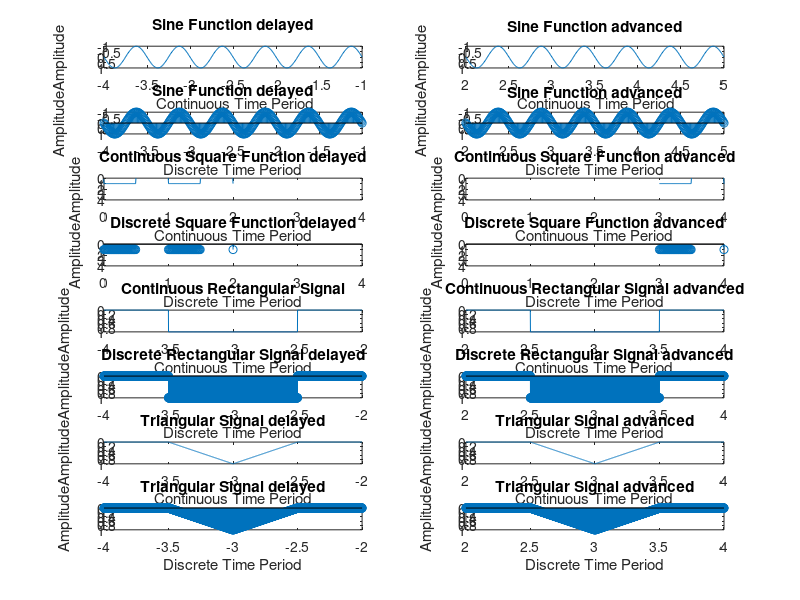

MATLAB code for this plot:
% continuous sine funtion delayed version
t=-1:0.01:2;
f=2;
a=1;
y=a*sin(2*pi*f*t);
subplot(8,2,1);
plot(t-3,y);
xlabel(' Continuous Time Period');
ylabel('Amplitude');
title('Sine Function delayed');

% continuous sine funtion advanced version
t=-1:0.01:2;
f=2;
a=1;
y=a*sin(2*pi*f*t);
subplot(8,2,2);
plot(t+3,y);
xlabel(' Continuous Time Period');
ylabel('Amplitude');
title('Sine Function advanced');

% discrete sine function delayed version
t2=-1:0.01:2;
f2=2;
a2=1;
y2=a2*sin(2*pi*f2*t2);
subplot(8,2,3);
stem(t2-3,y2);
xlabel('Discrete Time Period');
ylabel('Amplitude');
title('Sine Function delayed');

% discrete sine function delayed version
t2=-1:0.01:2;
f2=2;
a2=1;
y2=a2*sin(2*pi*f2*t2);
subplot(8,2,4);
stem(t2+3,y2);
xlabel('Discrete Time Period');
ylabel('Amplitude');
title('Sine Function advanced');

% continuous square function delayed
t1=(0:0.01:5);
x1=square(2*pi*t1);
subplot(8,2,5);
plot(t1-3,x1);
axis([0 4 0 4]);
xlabel('Continuous Time Period');
ylabel('Amplitude');
title('Continuous Square Function delayed');

% continuous square function advanced
t1=(0:0.01:5);
x1=square(2*pi*t1);
subplot(8,2,6);
plot(t1+3,x1);
axis([0 4 0 4]);
xlabel('Continuous Time Period');
ylabel('Amplitude');
title('Continuous Square Function advanced');

% discrete square function delayed
t2=(0:0.01:5);
x2=square(2*pi*t2);
subplot(8,2,7);
stem(t2-3,x2);
axis([0 4 0 4]);
xlabel('Discrete Time Period');
ylabel('Amplitude');
title('Discrete Square Function delayed');

% discrete square function advanced
t2=(0:0.01:5);
x2=square(2*pi*t2);
subplot(8,2,8);
stem(t2+3,x2);
axis([0 4 0 4]);
xlabel('Discrete Time Period');
ylabel('Amplitude');
title('Discrete Square Function advanced');

% continuous rectangular signal delayed
f=1000;
t=-1:1/f:1;
a=rectpuls(t);
subplot(8,2,9);
plot(t-3,a);
xlabel('Continuous Time Period');
ylabel('Amplitude');
title('Continuous Rectangular Signal');

% continuous rectangular signal advanced
f=1000;
t=-1:1/f:1;
a=rectpuls(t);
subplot(8,2,10);
plot(t+3,a);
xlabel('Continuous Time Period');
ylabel('Amplitude');
title('Continuous Rectangular Signal advanced');

% discrete rectangular signal delayed
f=1000;
t2=-1:1/f:1;
a2=rectpuls(t2);
subplot(8,2,11);
stem(t-3,a2);
xlabel('Discrete Time Period');
ylabel('Amplitude');
title('Discrete Rectangular Signal delayed');

% discrete rectangular signal advanced
f=1000;
t2=-1:1/f:1;
a2=rectpuls(t2);
subplot(8,2,12);
stem(t+3,a2);
xlabel('Discrete Time Period');
ylabel('Amplitude');
title('Discrete Rectangular Signal advanced');

% continuous triangular signal delayed
f=1000;
t=-1:1/f:1;
a=tripuls(t);
subplot(8,2,13);
plot(t-3,a);
xlabel('Continuous Time Period');
ylabel('Amplitude');
title('Triangular Signal delayed');

% continuous triangular signal advanced
f=1000;
t=-1:1/f:1;
a=tripuls(t);
subplot(8,2,14);
plot(t+3,a);
xlabel('Continuous Time Period');
ylabel('Amplitude');
title('Triangular Signal advanced');

% discrte triangular signal delayed
f2=1000;
t2=-1:1/f2:1;
a2=tripuls(t2);
subplot(8,2,15);
stem(t2-3,a2);
xlabel('Discrete Time Period');
ylabel('Amplitude');
title('Triangular Signal delayed');

% discrte triangular signal advanced
f2=1000;
t2=-1:1/f2:1;
a2=tripuls(t2);
subplot(8,2,16);
stem(t2+3,a2);
xlabel('Discrete Time Period');
ylabel('Amplitude');
title('Triangular Signal advanced');
